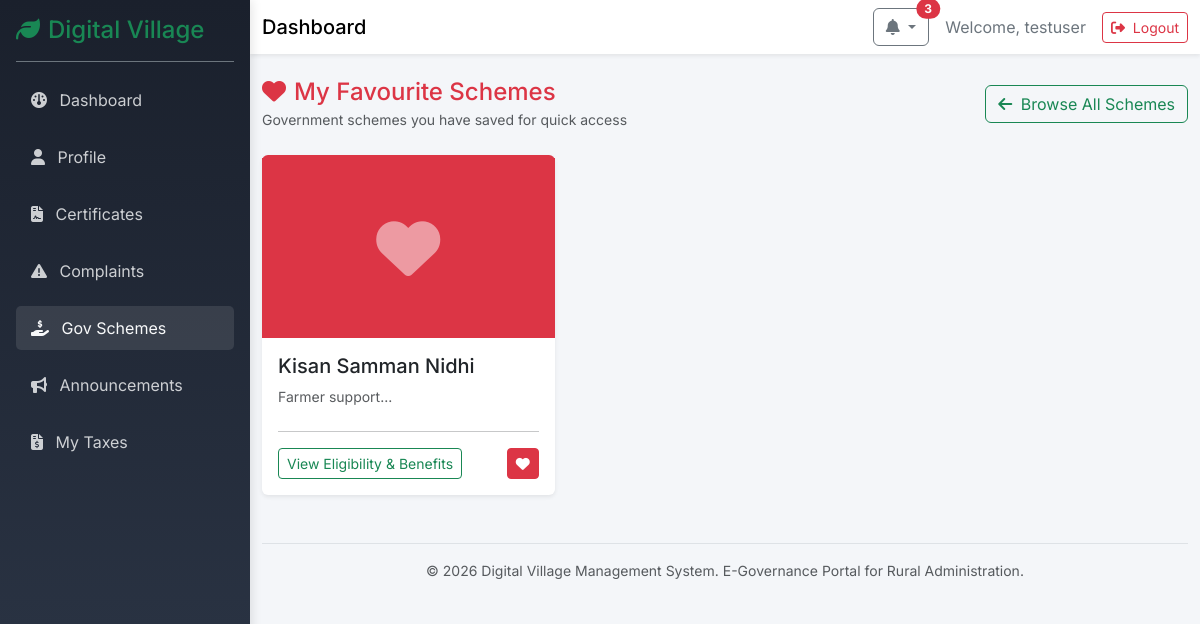
The app's page /villager/schemes/favourites (signed in) with its own data.
### models/user.py (models this page shows, shortened)
class User(UserMixin, db.Model):
    __tablename__ = 'users'
    id = db.Column(db.Integer, primary_key=True)
    username = db.Column(db.String(64), index=True, unique=True, nullable=False)
    password_hash = db.Column(db.String(256), nullable=False)
    role = db.Column(db.String(20), nullable=False, default='villager') # 'admin' or 'villager'
    created_at = db.Column(db.DateTime, default=datetime.utcnow)

### models/scheme.py (models this page shows)
class Scheme(db.Model):
    __tablename__ = 'schemes'
    id = db.Column(db.Integer, primary_key=True)
    title = db.Column(db.String(150), nullable=False)
    description = db.Column(db.Text, nullable=False)
    eligibility = db.Column(db.Text, nullable=False)
    benefits = db.Column(db.Text, nullable=False)
    image_filename = db.Column(db.String(255), nullable=True)
    is_active = db.Column(db.Boolean, default=True)
    created_at = db.Column(db.DateTime, default=datetime.utcnow)
    saved_by = db.relationship('Villager', secondary=favourite_schemes, backref=db.backref('favourite_schemes', lazy='dynamic'))

### routes/villager.py (the view)
@villager_bp.route('/schemes/favourites')
def favourites():
    villager = current_user.villager_profile
    fav_schemes = villager.favourite_schemes.all()
    return render_template('villager/favourites.html', schemes=fav_schemes, villager=villager)

### routes/villager.py (called while the page is built)
@villager_bp.before_request
@login_required
def check_role():
    if current_user.role != 'villager':
        flash('Access denied. This section is for villagers only.', 'danger')
        return redirect(url_for('main.index'))

### templates/villager/favourites.html (shortened to what this page needs)
{% extends "dashboard_base.html" %}
{% block content %}
<div class="d-flex justify-content-between align-items-center mb-4 flex-wrap gap-2">
    <div>
        <h4 class="mb-0 text-danger"><i class="fa-solid fa-heart me-2"></i>My Favourite Schemes</h4>
        <small class="text-muted">Government schemes you have saved for quick access</small>
    </div>
    <div class="d-flex gap-2">
        <a href="{{ url_for('villager.schemes') }}" class="btn btn-outline-success">
            <i class="fa-solid fa-arrow-left me-1"></i> Browse All Schemes
        </a>
    </div>
</div>
<div class="row g-4">
    {% for scheme in schemes %}
    <div class="col-12 col-md-6 col-lg-4">
        <div class="card shadow-sm border-0 h-100 d-flex flex-column border-top border-danger border-3">
            {% if scheme.image_filename %}
            <img src="{{ url_for('admin.uploaded_file', filename=scheme.image_filename) }}" class="card-img-top" alt="{{ scheme.title }}" style="height: 180px; object-fit: cover;">
            {% else %}
            <div class="bg-danger text-white d-flex align-items-center justify-content-center" style="height: 180px;">
                <i class="fa-solid fa-heart fa-4x opacity-50"></i>
            </div>
            {% endif %}
            <div class="card-body d-flex flex-column">
                <h5 class="card-title mb-2">{{ scheme.title }}</h5>
                <p class="card-text text-muted small flex-grow-1">{{ scheme.description[:120] }}...</p>
                <hr class="my-2">
                <div class="d-flex justify-content-between align-items-center mt-auto pt-2">
                    <a href="{{ url_for('villager.scheme_details', id=scheme.id) }}" class="btn btn-sm btn-outline-success">
                        View Eligibility & Benefits
                    </a>
                    <form action="{{ url_for('villager.toggle_favourite', id=scheme.id) }}" method="POST" class="d-inline">
                        <button type="submit" class="btn btn-sm btn-danger" title="Remove from Favourites">
                            <i class="fa-solid fa-heart"></i>
                        </button>
                    </form>
                </div>
            </div>
        </div>
    </div>
    {% endfor %}
</div>
{% endblock %}

### templates/dashboard_base.html (shortened to what this page needs)
<!DOCTYPE html>
<html lang="en">
<head>
    <link href="https://cdn.jsdelivr.net/npm/bootstrap@5.3.2/dist/css/bootstrap.min.css" rel="stylesheet">
    <link rel="stylesheet" href="https://cdnjs.cloudflare.com/ajax/libs/font-awesome/6.4.0/css/all.min.css">
    <link rel="stylesheet" href="{{ url_for('static', filename='css/style.css') }}">
</head>
<body class="dashboard-body">
    <div class="sidebar bg-dark text-white p-3" id="sidebar">
        <div class="sidebar-header border-bottom border-secondary pb-3 mb-3">
            <h4 class="mb-0 text-success"><i class="fa-solid fa-leaf me-2"></i>Digital Village</h4>
        </div>
        <ul class="nav flex-column sidebar-nav">
            {% if current_user.role == 'villager' %}
            <li class="nav-item mb-2">
                <a class="nav-link text-light {% if request.endpoint == 'villager.dashboard' %}active{% endif %}" href="{{ url_for('villager.dashboard') }}">
                    <i class="fa-solid fa-gauge me-2"></i> Dashboard
                </a>
            </li>
            <li class="nav-item mb-2">
                <a class="nav-link text-light {% if request.endpoint == 'villager.profile' %}active{% endif %}" href="{{ url_for('villager.profile') }}">
                    <i class="fa-solid fa-user me-2"></i> Profile
                </a>
            </li>
            <li class="nav-item mb-2">
                <a class="nav-link text-light {% if 'villager.certificate' in request.endpoint %}active{% endif %}" href="{{ url_for('villager.certificates') }}">
                    <i class="fa-solid fa-file-contract me-2"></i> Certificates
                </a>
            </li>
            <li class="nav-item mb-2">
                <a class="nav-link text-light {% if 'villager.complaint' in request.endpoint %}active{% endif %}" href="{{ url_for('villager.complaints') }}">
                    <i class="fa-solid fa-exclamation-triangle me-2"></i> Complaints
                </a>
            </li>
            <li class="nav-item mb-2">
                <a class="nav-link text-light {% if 'villager.scheme' in request.endpoint or 'villager.favourite' in request.endpoint %}active{% endif %}" href="{{ url_for('villager.schemes') }}">
                    <i class="fa-solid fa-hand-holding-dollar me-2"></i> Gov Schemes
                </a>
            </li>
            <li class="nav-item mb-2">
                <a class="nav-link text-light {% if 'villager.announcement' in request.endpoint %}active{% endif %}" href="{{ url_for('villager.announcements') }}">
                    <i class="fa-solid fa-bullhorn me-2"></i> Announcements
                </a>
            </li>
            <li class="nav-item mb-2">
                <a class="nav-link text-light {% if 'villager.tax' in request.endpoint %}active{% endif %}" href="{{ url_for('villager.taxes') }}">
                    <i class="fa-solid fa-file-invoice-dollar me-2"></i> My Taxes
                </a>
            </li>
            {% endif %}
        </ul>
    </div>
    <div class="main-content" id="main-content">
        <nav class="navbar navbar-expand-lg navbar-light bg-white shadow-sm mb-4">
            <div class="container-fluid">
                <span class="navbar-brand mb-0 h1 d-none d-md-block">Dashboard</span>
                <div class="ms-auto d-flex align-items-center">
                    {% if current_user.role == 'villager' %}
                    <div class="dropdown me-3">
                        <a class="btn btn-outline-secondary position-relative dropdown-toggle" href="#" role="button" id="notificationDropdown" data-bs-toggle="dropdown" aria-expanded="false" title="Notifications">
                            <i class="fa-solid fa-bell"></i>
                            {% if unread_announcements_count and unread_announcements_count > 0 %}
                            <span class="position-absolute top-0 start-100 translate-middle badge rounded-pill bg-danger animate__animated animate__pulse animate__infinite">
                                {{ unread_announcements_count }}
                            </span>
                            {% endif %}
                        </a>
                    </div>
                    {% endif %}
                    <span class="me-3 text-secondary">Welcome, {{ current_user.username }}</span>
                    <a href="{{ url_for('auth.logout') }}" class="btn btn-outline-danger btn-sm">
                        <i class="fa-solid fa-right-from-bracket me-1"></i> Logout
                    </a>
                </div>
            </div>
        </nav>
        <div class="container-fluid">
            <div class="pb-5">
                {% block content %}{% endblock %}
            </div>
            <footer class="mt-auto py-3 border-top text-center text-muted small">
                <div class="container-fluid">
                    <span>&copy; 2026 Digital Village Management System. E-Governance Portal for Rural Administration.</span>
                </div>
            </footer>
        </div>
    </div>
</body>
</html>

### static/css/style.css (style rules this page uses)
body { background-color: #f8f9fa; font-family: 'Inter', sans-serif; }
.card { transition: transform 0.2s ease, box-shadow 0.2s ease; }
.dashboard-body { display: flex; min-height: 100vh; background-color: #f4f6f9; }
.sidebar { width: 250px; transition: all 0.3s; height: 100vh; position: fixed; top: 0; left: 0; z-index: 1000; }
.sidebar-nav .nav-link { border-radius: 5px; margin-bottom: 5px; padding: 10px 15px; opacity: 0.8; }
.sidebar-nav .nav-link:hover, .sidebar-nav .nav-link.active { background-color: rgba(255,255,255,0.1); opacity: 1; }
.main-content { flex-grow: 1; margin-left: 250px; width: calc(100% - 250px); transition: all 0.3s; min-height: 100vh; }
.card { animation: fadeIn 0.3s ease-in-out; }
.sidebar { background: linear-gradient(180deg, #1a202c 0%, #2d3748 100%) !important; box-shadow: 2px 0 10px rgba(0,0,0,0.1); }

### records on screen
User: username "testuser"
Scheme: title "Kisan Samman Nidhi", description "Farmer support"

### other values on screen
{{ unread_announcements_count }} "3"
